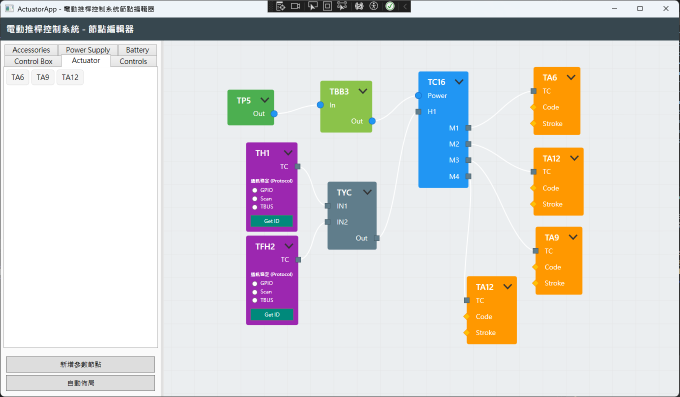
#> input picture SpecResource/Spec-SampleCaptured.png, 1359 x 794 px (shown at 1/2 size)
$ python generate_guides.py
#> lines starting #> are read from the running program, lines starting #| are printed output that depends on the picture
from PIL import Image, ImageDraw, ImageFont
import os

source_img_path = r"SpecResource/Spec-SampleCaptured.png"
output_dir = r"Documentation/UserGuide"

def create_guides():
    if not os.path.exists(source_img_path):
        print(f"Source image not found at {source_img_path}")
        return

    try:
        base_img = Image.open(source_img_path).convert("RGBA")
#> base_img is the input picture: PIL image 1359x794 RGBA; mean R, G, B, A 215.4, 214.3, 213.1, 255
        width, height = base_img.size
#> width = 1359; height = 794
        print(f"Image loaded: {width}x{height}")
#| Image loaded: 1359x794
    except Exception as e:
        print(f"Failed to load image: {e}")
        return

    # Helper to get a font
    try:
        # Try standard Windows font
        font = ImageFont.truetype("arial.ttf", 24)
        font_bold = ImageFont.truetype("arialbd.ttf", 28)
    except:
        font = ImageFont.load_default()
        font_bold = ImageFont.load_default()

    # 1. Selection (Rectangle)
    # Coordinates guess: Start at (400, 200) drag to (800, 600) - covering TBB3, TC16
    img1 = base_img.copy()
    overlay1 = Image.new("RGBA", base_img.size, (0,0,0,0))
#> overlay1: PIL image 1359x794 RGBA; every value is 0
    draw1 = ImageDraw.Draw(overlay1)
    sel_rect = [450, 250, 950, 650] # Covering TBB3(Green) and part of TC16(Blue)
    draw1.rectangle(sel_rect, fill=(0, 120, 215, 60), outline=(0, 120, 215, 255), width=3)

    # Add Label
    draw1.rectangle([450, 220, 650, 250], fill=(0, 120, 215, 255))
    draw1.text((460, 225), "1. Left Click + Drag", font=font_bold, fill="white")

    # Cursor
    # draw1.polygon([(950, 650), (950, 670), (960, 660)], fill="white", outline="black")

    out1 = Image.alpha_composite(img1, overlay1)
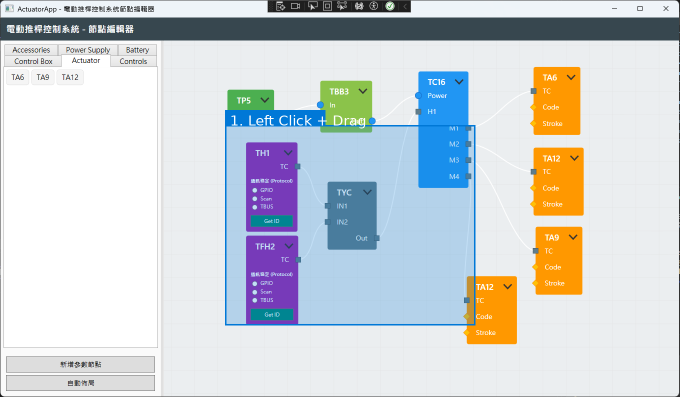
#> out1: PIL image 1359x794 RGBA (shown at 1/2 size); mean R, G, B, A 205.3, 210.4, 213.4, 255
    out1.save(os.path.join(output_dir, "1_Selection.png"))
    print("Generated 1_Selection.png")

    # 2. Pan (Hand/Arrows)
    img2 = base_img.copy()
    draw2 = ImageDraw.Draw(img2)
    center_x, center_y = 600, 600 # Empty area bottom middle

    # Draw cross arrows
    arrow_len = 40
    draw2.line([(center_x - arrow_len, center_y), (center_x + arrow_len, center_y)], fill="red", width=5)
    draw2.line([(center_x, center_y - arrow_len), (center_x, center_y + arrow_len)], fill="red", width=5)
    # Arrow heads
    # ... simplifying drawing

    draw2.text((center_x - 80, center_y - 60), "2. Right Click + Drag", font=font_bold, fill="red")
    draw2.text((center_x - 60, center_y - 30), "(Pan Canvas)", font=font, fill="red")

    img2.save(os.path.join(output_dir, "2_Pan.png"))
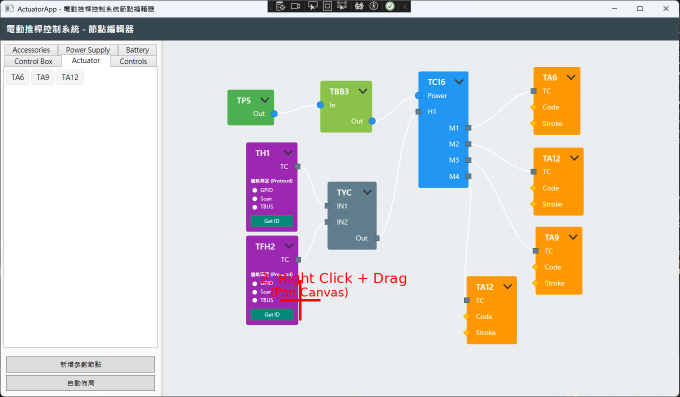
#> saved as 2_Pan.png: PIL image 1359x794 RGBA (shown at 1/2 size); mean R, G, B, A 215.5, 213.8, 212.5, 255
    print("Generated 2_Pan.png")

    # 3. Cut (Dashed Line)
    img3 = base_img.copy()
    draw3 = ImageDraw.Draw(img3)

    # Connection between TC16 (Blue) and TA6 (Orange, top right)
    # Start roughly (1000, 350)
    # Cut line across it
    start_cut = (1050, 300)
    end_cut = (1050, 450)

    draw3.line([start_cut, end_cut], fill="red", width=4)
    # Simulate dashes manually if needed, but solid red is clear enough for a guide

    draw3.text((1060, 370), "3. Middle Click + Drag", font=font_bold, fill="red")
    draw3.text((1060, 400), "(Cut Connection)", font=font, fill="red")

    img3.save(os.path.join(output_dir, "3_Cut.png"))
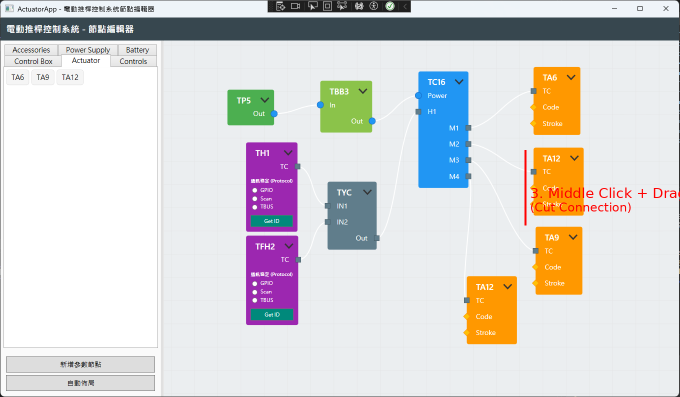
#> saved as 3_Cut.png: PIL image 1359x794 RGBA (shown at 1/2 size); mean R, G, B, A 215.4, 213.7, 212.7, 255
    print("Generated 3_Cut.png")

    # 4. Enter Group (Double Click)
    img4 = base_img.copy()
    draw4 = ImageDraw.Draw(img4)

    # Target TC16 (Blue) center roughly (900, 350)
    target_x, target_y = 900, 350
    radius = 40

    draw4.ellipse([target_x-radius, target_y-radius, target_x+radius, target_y+radius], outline="lime", width=5)
    draw4.text((target_x + 50, target_y - 10), "4. Double Left Click", font=font_bold, fill="lime")
    draw4.text((target_x + 50, target_y + 20), "(Enter Group)", font=font, fill="lime")

    img4.save(os.path.join(output_dir, "4_EnterGroup.png"))
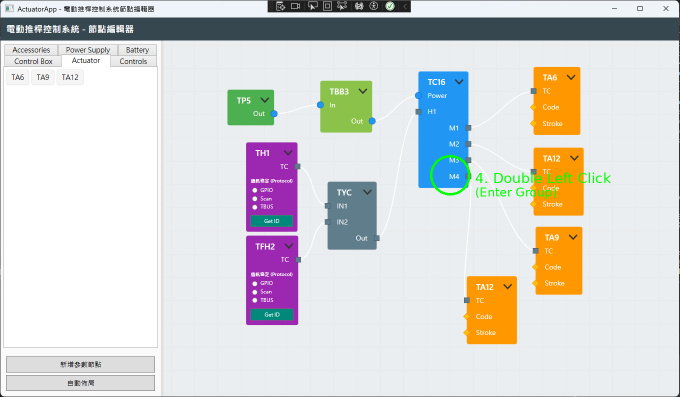
#> saved as 4_EnterGroup.png: PIL image 1359x794 RGBA (shown at 1/2 size); mean R, G, B, A 214.7, 214.5, 212.5, 255
    print("Generated 4_EnterGroup.png")

    # 5. Back Button (Mockup)
    img5 = base_img.copy()
    draw5 = ImageDraw.Draw(img5)

    # Draw a button at top left of canvas (right of tool panel)
    # Panel ends around x=280. Top bar ends y=40.
    # Button at (300, 50)
    btn_rect = [300, 50, 400, 90]
    draw5.rectangle(btn_rect, fill="lightgray", outline="gray", width=2)
    draw5.text((320, 58), "Back", font=font, fill="black")

    # Highlight it
    draw5.ellipse([290, 40, 410, 100], outline="magenta", width=4)
    draw5.text((420, 60), "5. Click Back", font=font_bold, fill="magenta")
    draw5.text((420, 90), "(Return to Parent)", font=font, fill="magenta")

    img5.save(os.path.join(output_dir, "5_BackButton.png"))
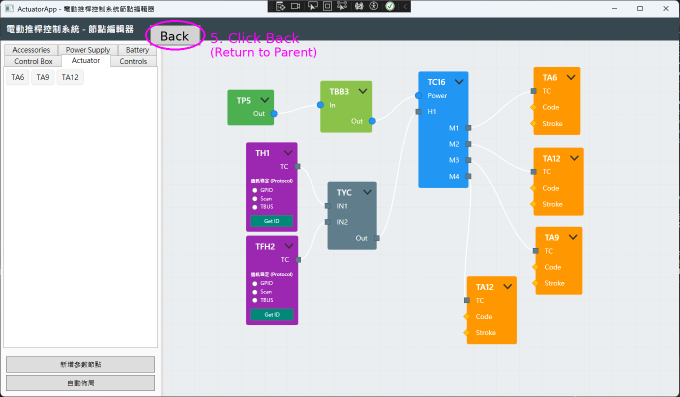
#> saved as 5_BackButton.png: PIL image 1359x794 RGBA (shown at 1/2 size); mean R, G, B, A 215.9, 214.1, 213.6, 255
    print("Generated 5_BackButton.png")

    # 6. Collapse/Expand (Arrow)
    img6 = base_img.copy()
    draw6 = ImageDraw.Draw(img6)

    # Target TA6 (Orange Top Right) header arrow
    # TA6 is roughly at x=1250, y=250
    # Arrow is top right of node.
    arrow_x, arrow_y = 1350, 230 # Approximation

    draw6.ellipse([arrow_x-20, arrow_y-20, arrow_x+20, arrow_y+20], outline="cyan", width=4)
    draw6.line([arrow_x+30, arrow_y, arrow_x+80, arrow_y], fill="cyan", width=2)
    draw6.text((arrow_x + 90, arrow_y - 10), "6. Left Click", font=font_bold, fill="cyan")
    draw6.text((arrow_x + 90, arrow_y + 20), "(Expand/Collapse)", font=font, fill="cyan")

    img6.save(os.path.join(output_dir, "6_ExpandCollapse.png"))
    print("Generated 6_ExpandCollapse.png")

if __name__ == "__main__":
    create_guides()

$ run again, with SpecResource/2025-11-28 154000.png copied over SpecResource/Spec-SampleCaptured.png
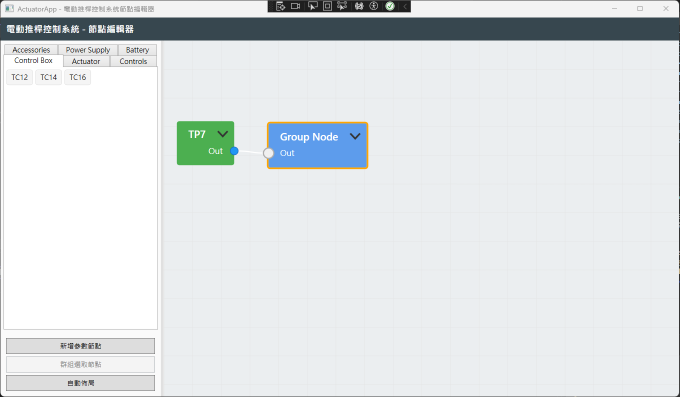
#> input picture SpecResource/2025-11-28 154000.png, 1359 x 794 px (shown at 1/2 size)
#> in create_guides, base_img is the input picture: PIL image 1359x794 RGBA; mean R, G, B, A 222, 226.5, 228.3, 255
#| Image loaded: 1359x794
#> overlay1: PIL image 1359x794 RGBA; every value is 0
#> in create_guides, `out1 = Image.alpha_composite(img1, overlay1)`:
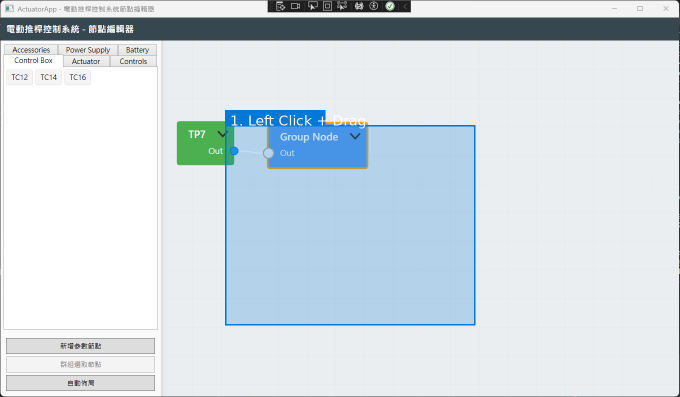
#> out1: PIL image 1359x794 RGBA (shown at 1/2 size); mean R, G, B, A 210.4, 220.8, 227.3, 255
#> in create_guides, `img5.save(os.path.join(output_dir, "5_BackButton.png"))`:
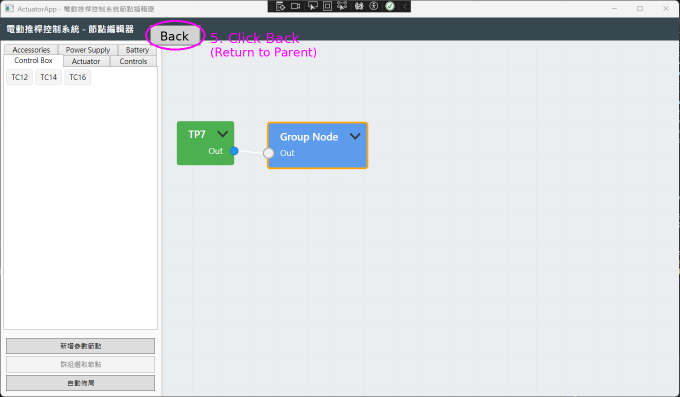
#> saved as 5_BackButton.png: PIL image 1359x794 RGBA (shown at 1/2 size); mean R, G, B, A 222.6, 226.3, 228.8, 255

$ run again, with SpecResource/Spec-MainWindow.png copied over SpecResource/Spec-SampleCaptured.png
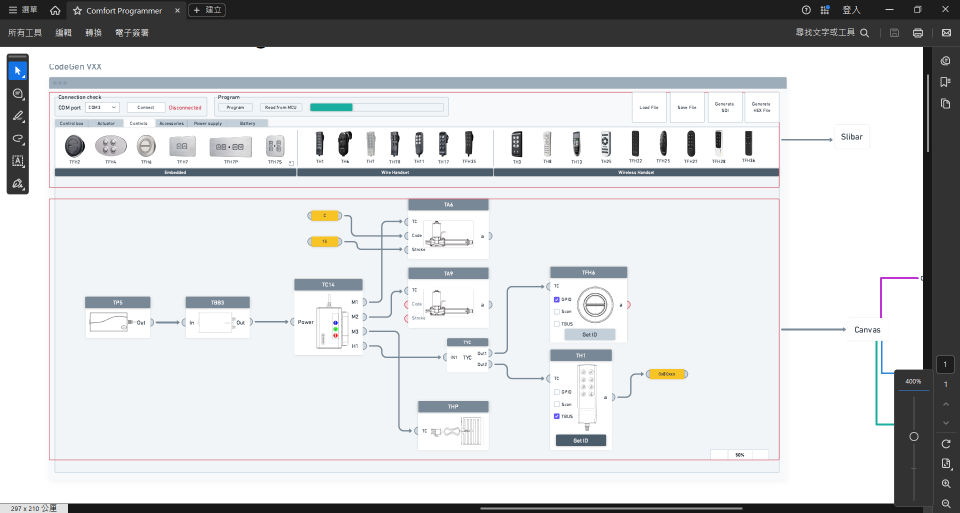
#> input picture SpecResource/Spec-MainWindow.png, 1920 x 1026 px (shown at 1/2 size)
#> in create_guides, base_img is the input picture: PIL image 1920x1026 RGBA; mean R, G, B, A 207.2, 208.8, 210.3, 255
#| Image loaded: 1920x1026
#> overlay1: PIL image 1920x1026 RGBA; every value is 0
#> in create_guides, `out1 = Image.alpha_composite(img1, overlay1)`:
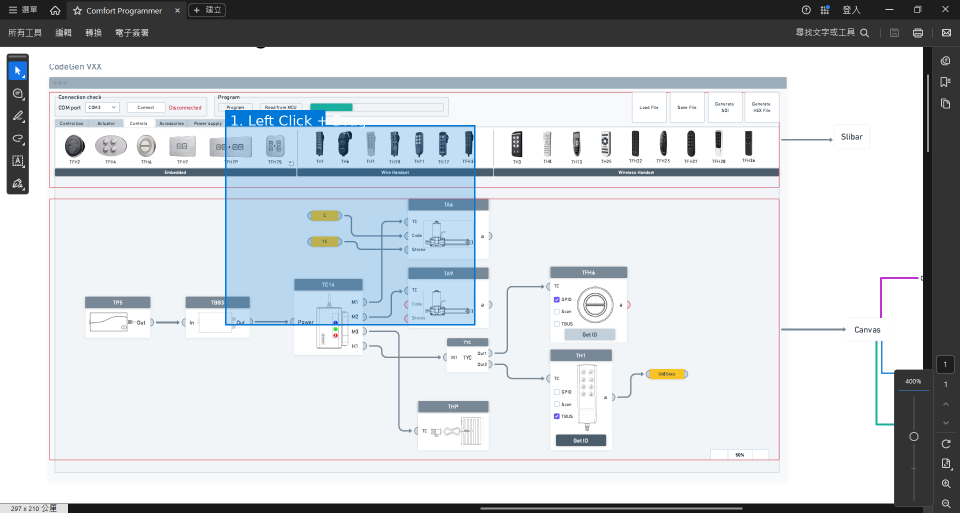
#> out1: PIL image 1920x1026 RGBA (shown at 1/2 size); mean R, G, B, A 200.7, 205.7, 209.9, 255
#> in create_guides, `img6.save(os.path.join(output_dir, "6_ExpandCollapse.png"))`:
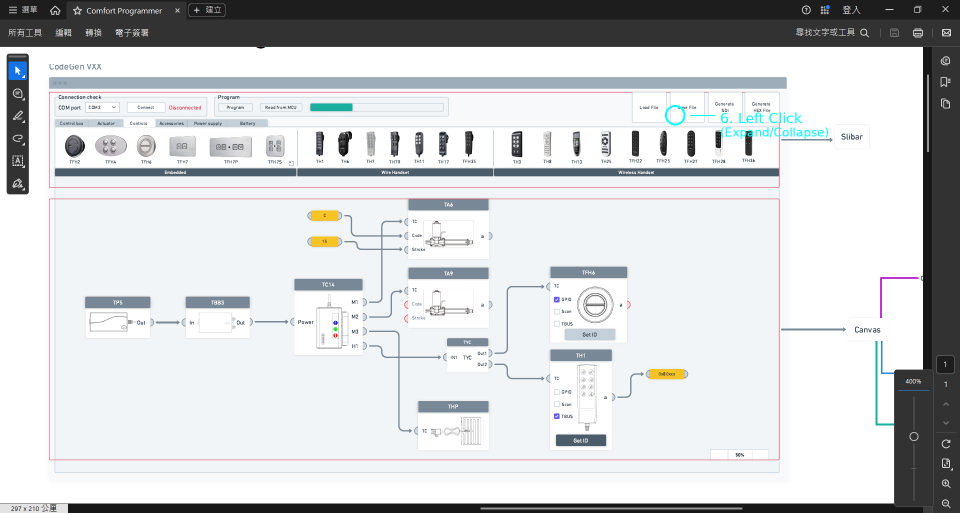
#> saved as 6_ExpandCollapse.png: PIL image 1920x1026 RGBA (shown at 1/2 size); mean R, G, B, A 206.9, 208.8, 210.3, 255
